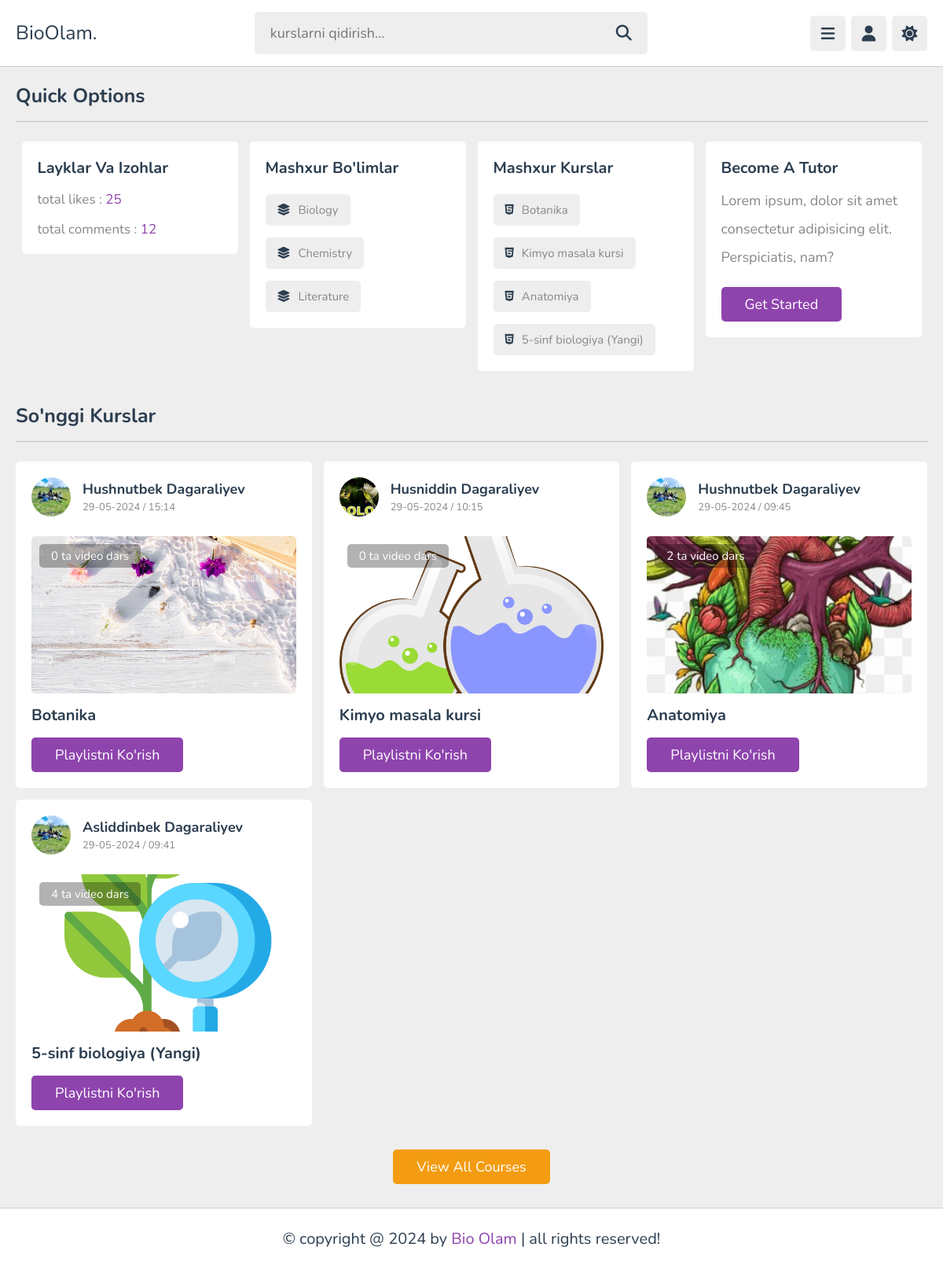
The app's page /, older data.
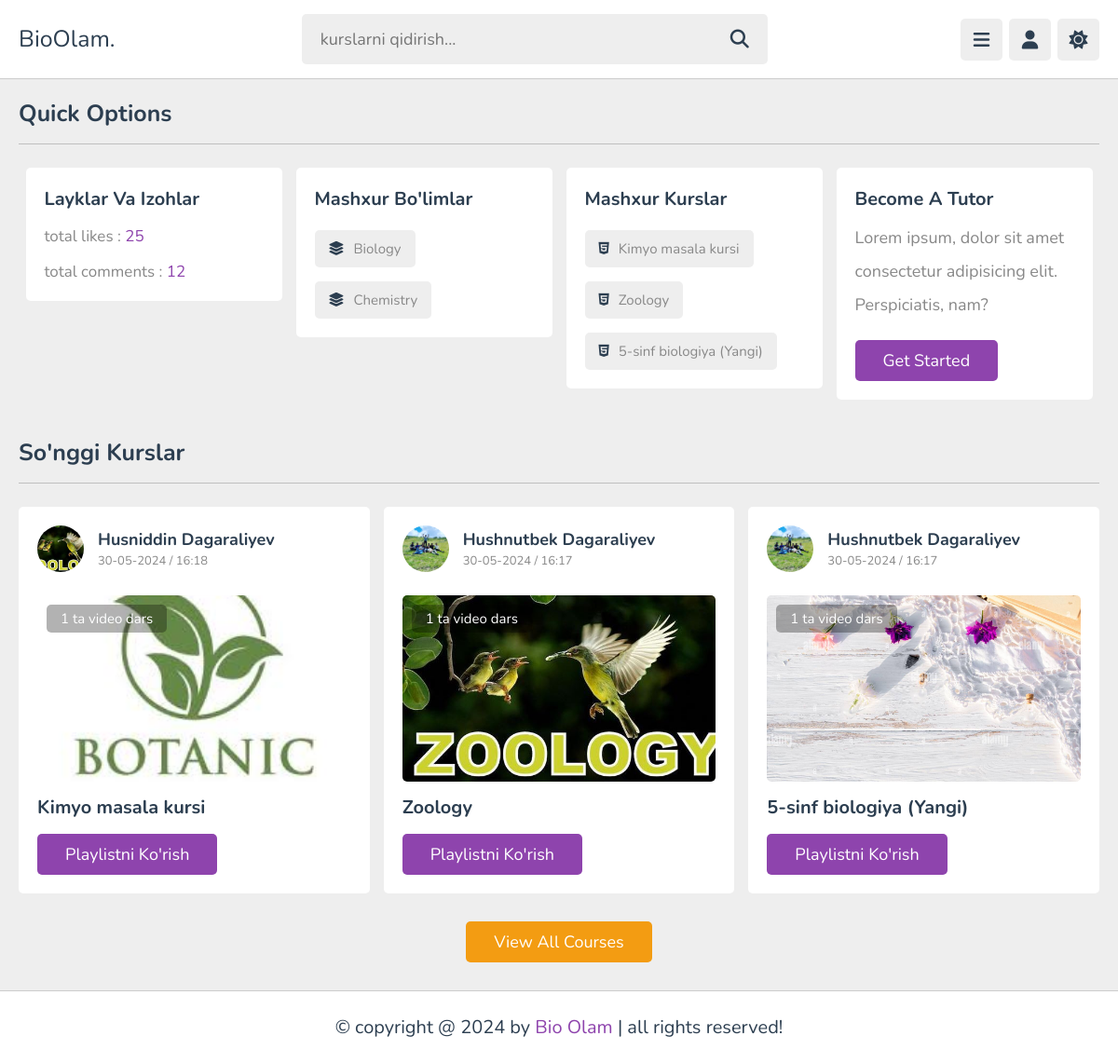
The same page, newer data.
### courses/models.py (models this page shows, shortened)
class Category(models.Model):
    name = models.CharField(max_length=100)
    image = models.ImageField(
        upload_to='category/',
        blank=True,
        null=True
    )
    subcategory_count = models.IntegerField(default=0)

class Subcategory(models.Model):
    category = models.ForeignKey(
        Category,
        on_delete=models.CASCADE,
        related_name='subcategories'
    )
    teacher = models.ForeignKey(
        'users.Teachers',
        on_delete=models.CASCADE,
        related_name='subcategories'
    )
    name = models.CharField(max_length=100)
    descriptions = models.TextField()
    image = models.ImageField(
        upload_to="subcategory/",
        blank=True,
        null=True
    )
    created_at = models.DateTimeField(auto_now_add=True)
    student_count = models.IntegerField(default=0)
    course_duration = models.IntegerField(default=0)
    videos_count = models.IntegerField(default=0)

### users/models.py (models this page shows, shortened)
class Teachers(models.Model):
    class TeacherType(models.TextChoices):
        Other = "Other", "Other"
        Biology = "Biologiya", "Biology"
        Chemistry = "Kimyo", "Chemistry"
        Physics = "Physics", "Physics"
        Math = "Matematika", "Math"
        English = "Ingliz tili", "English"
        History = "Tarix", "History"
        Geography = "Geografiya", "Geography"
        ComputerScience = "Computer Science", "Computer Science"
        Literature = "Adabiyot", "Literature"
        Art = "San'at", "Art"
        Music = "Musiqa", "Music"
    user = models.OneToOneField(
        User,
        on_delete=models.CASCADE,
        related_name='teacher'
    )
    profile = models.ForeignKey(
        Profile,
        on_delete=models.CASCADE,
        related_name='user_teachers',
    )
    teacher_type = models.CharField(
        max_length=200,
        choices=TeacherType.choices,
        default=TeacherType.Other
    )
    bio = models.TextField()
    courses_num = models.IntegerField(default=0)
    videos_num = models.IntegerField(default=0)
    student_num = models.IntegerField(default=0)
    likes_num = models.IntegerField(default=0)
    comments_num = models.IntegerField(default=0)

class Profile(models.Model):
    class Jobs(models.TextChoices):
        Other = "Other", "Other"
        Student = "Student", "Student"
        Teacher = "Teacher", "Teacher"
    user = models.OneToOneField(
        User,
        on_delete=models.CASCADE,
        related_name='profile'
    )
    photo = models.ImageField(
        upload_to='users/',
        blank=True,
        null=True
    )
    date_of_birth = models.DateField(
        null=True,
        blank=True
    )
    job = models.CharField(
        max_length=50,
        choices=Jobs.choices,
        default=Jobs.Other
    )
    saved_playlists = models.ManyToManyField(Subcategory, related_name='saved_by_users', blank=True)
    bio = models.CharField(max_length=200)
    liked_videos_count = models.PositiveIntegerField(default=0)
    comments_count = models.PositiveIntegerField(default=0)

### pages/views.py (the view)
# urls.py: path('', home_page, name='home_page'),
def home_page(request):
    categories = Category.objects.all()
    subcategories = Subcategory.objects.all().order_by('-created_at')[:6]
    context = {
        'categories': categories,
        'subcategories': subcategories
    }
    return render(request, 'home.html', context)

### users/context_processor.py (called while the page is built)
def get_user(request):
    user = request.user
    context = {
        'user': user,
    }
    return context

### templates/home.html (shortened to what this page needs)
{% extends "base.html" %}
{% load static %}
{% block content %}
    <section class="home-grid">
    <h1 class="heading">quick options</h1>
    <div class="box-container">
       <div class="box">
          <h3 class="title">Layklar va izohlar</h3>
          <p class="likes">total likes : <span>25</span></p>
          <p class="likes">total comments : <span>12</span></p>
       </div>
       <div class="box">
          <h3 class="title">Mashxur bo'limlar</h3>
          <div class="flex">
            {% for category in categories  %}
            <a href="#"><i class="fa-solid fa-layer-group"></i><span>{{ category.name }}</span></a>
            {% endfor %}
          </div>
       </div>
       <div class="box">
          <h3 class="title">Mashxur kurslar</h3>
          <div class="flex">
            {% for subcategory in subcategories %}
            <a href="#"><i class="fab fa-html5"></i><span>{{ subcategory.name }}</span></a>
            {% endfor %}
          </div>
       </div>
       <div class="box">
          <h3 class="title">become a tutor</h3>
          <p class="tutor">Lorem ipsum, dolor sit amet consectetur adipisicing elit. Perspiciatis, nam?</p>
          <a href="teachers.html" class="inline-btn">get started</a>
       </div>
    </div>
 </section>
 <section class="courses">
    <h1 class="heading">So'nggi kurslar</h1>
    <div class="box-container">
      {% for subcategory in subcategories %}
      <div class="box">
         <div class="tutor">
            <img src="{{ subcategory.teacher.profile.photo.url }}" alt="">
            <div class="info">
               <h3>{{ subcategory.teacher.user.first_name }} {{ subcategory.teacher.user.last_name }}</h3>
               <span>{{ subcategory.created_at|date:"d-m-Y / H:i" }}</span>
            </div>
         </div>
         <div class="thumb">
            <img src="{{ subcategory.image.url }}" alt="">
            <span>{{ subcategory.videos_count }} ta video dars</span>
         </div>
         <h3 class="title">{{ subcategory.name }}</h3>
         <a href="{% url "playlists_view" subcategory.id %}" class="inline-btn">Playlistni ko'rish</a>
      </div>
       {% endfor %}
    </div>
    <div class="more-btn">
       <a href="{% url "courses_view" %}" class="inline-option-btn">view all courses</a>
    </div>
 </section>
{% endblock content %}

### templates/base.html (shortened to what this page needs)
{% load static %}
<!DOCTYPE html>
<html lang="en">
<head>
   <link rel="stylesheet" href="https://cdnjs.cloudflare.com/ajax/libs/font-awesome/6.1.2/css/all.min.css">
   <link rel="stylesheet" href="{% static 'css/style.css' %}">
   <link rel="stylesheet" href="{% static 'css/my_style.css' %}">
</head>
<body>
<header class="header">
   <section class="flex">
      <a href="{% url "home_page" %}" class="logo">BioOlam.</a>
      <form action="search.html" method="post" class="search-form">
         <input type="text" name="search_box" required placeholder="kurslarni qidirish..." maxlength="100">
         <button type="submit" class="fas fa-search"></button>
      </form>
      <div class="icons">
         <div id="menu-btn" class="fas fa-bars"></div>
         <div id="user-btn" class="fas fa-user"></div>
         <div id="toggle-btn" class="fas fa-sun"></div>
      </div>
   </section>
</header>
{% block content %}
{% endblock content %}
<footer class="footer">
   &copy; copyright @ 2024 by <span>Bio Olam</span> | all rights reserved!
</footer>
</body>
</html>

Row changes from the older to the newer data that the page shows:
removed Category: name "Literature"
removed Subcategory: name "Botanika", teacher.profile.photo (picture), teacher.user.first_name "Hushnutbek", teacher.user.last_name "Dagaraliyev", created_at "29-05-2024 / 15:14", image (picture), videos_count "0"
removed Subcategory: name "Anatomiya", teacher.profile.photo (picture), teacher.user.first_name "Hushnutbek", teacher.user.last_name "Dagaraliyev", created_at "29-05-2024 / 09:45", image (picture), videos_count "2"
changed Subcategory "Kimyo masala kursi": created_at "29-05-2024 / 10:15" → "30-05-2024 / 16:18"; image: a different picture; videos_count "0" → "1"
added Subcategory: name "Zoology", teacher.profile.photo (picture), teacher.user.first_name "Hushnutbek", teacher.user.last_name "Dagaraliyev", created_at "30-05-2024 / 16:17", image (picture), videos_count "1"
changed Subcategory "5-sinf biologiya (Yangi)": teacher.user.first_name "Asliddinbek" → "Hushnutbek"; created_at "29-05-2024 / 09:41" → "30-05-2024 / 16:17"; image: a different picture; videos_count "4" → "1"
